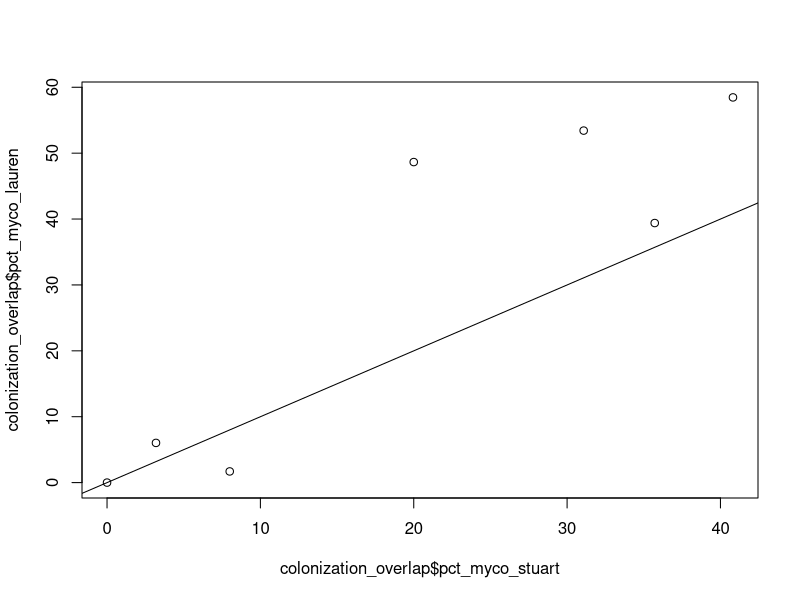
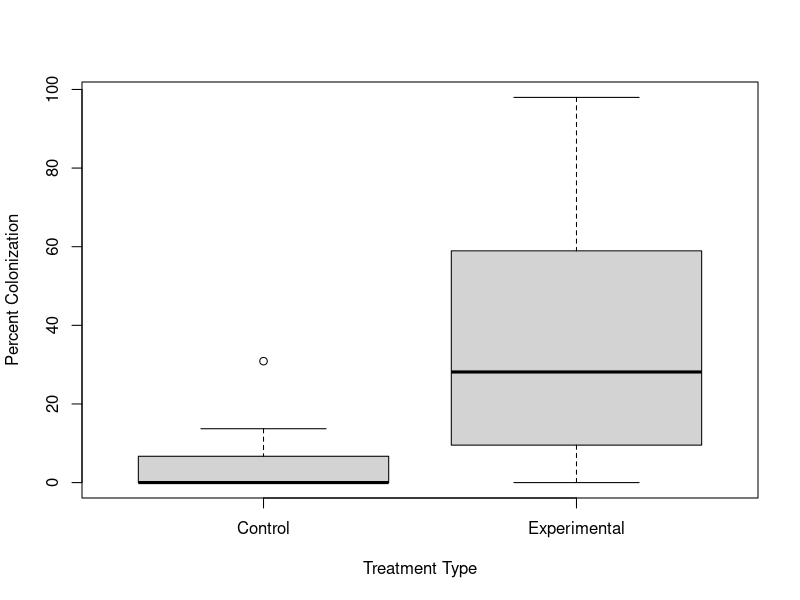
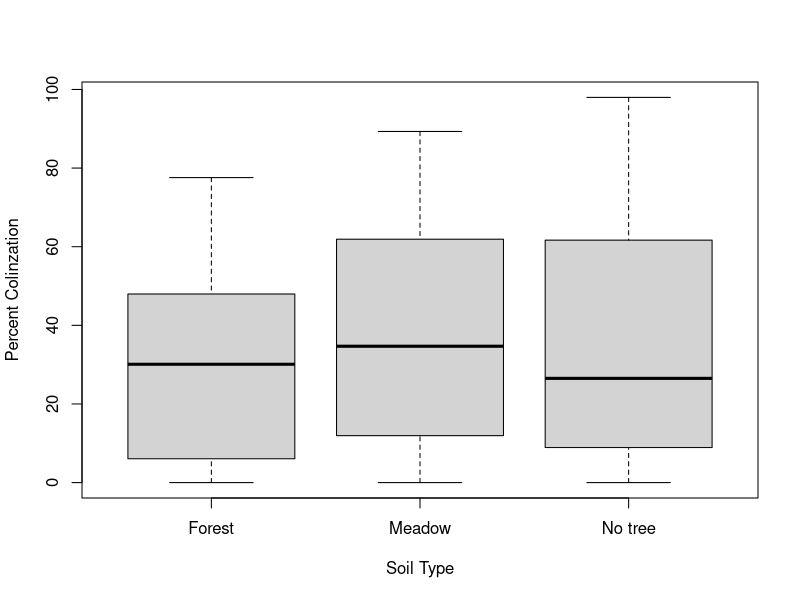
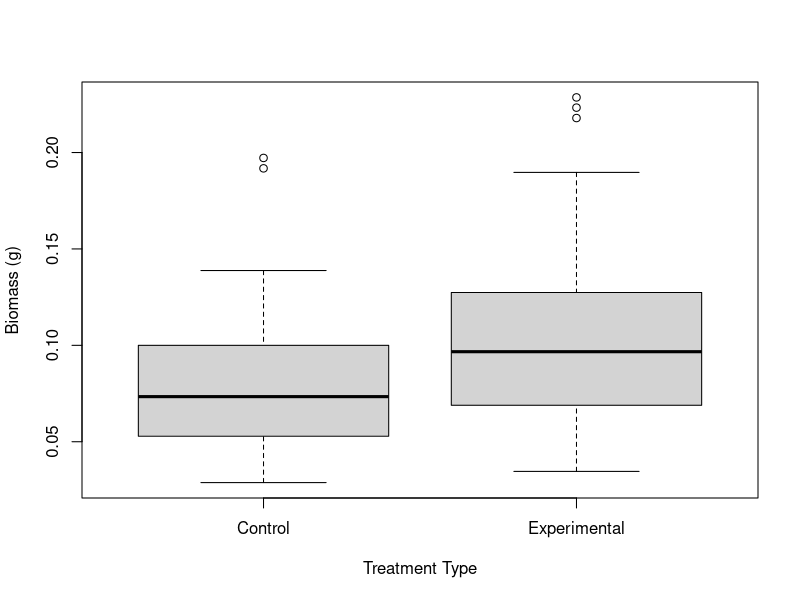
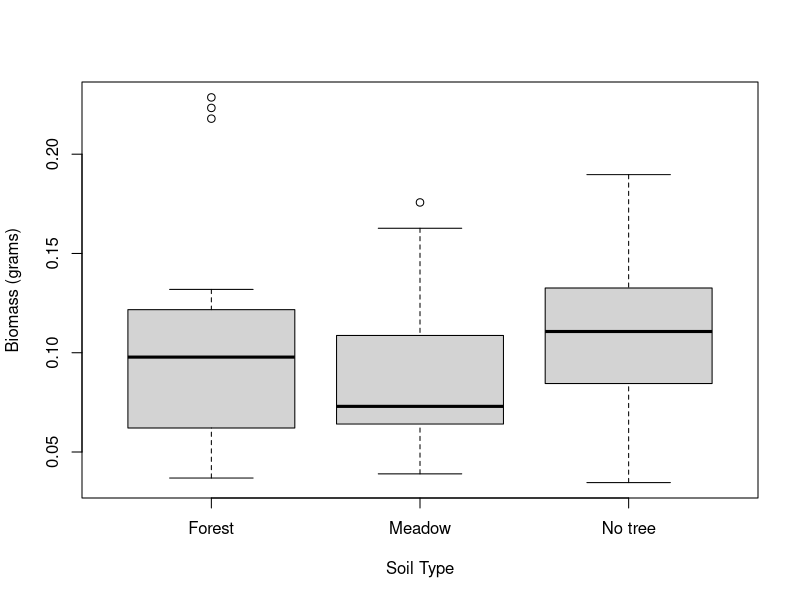
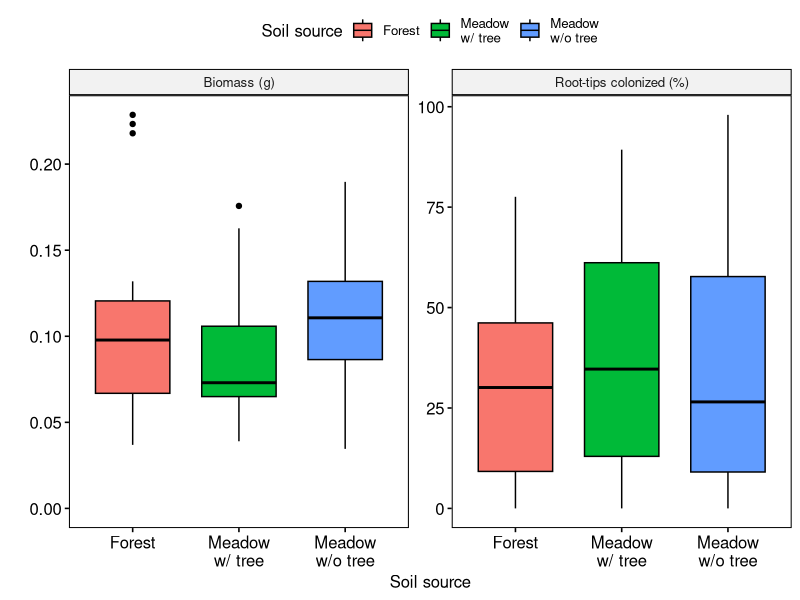

Here is the R script that generated these plots, in order:
###############################
# bioassay_analyses_nongentic #
###############################

# This script creates and interprets the generalized mixed effects models 
# of colonization 

# Load required packages
library(dplyr)
library(lme4)
library(ggplot2)
library(ggpubr)

#===========
# Load Data
#============

# Load percent colonization data
colonization <- read.csv("Data/bioassay/raw_data/pct_colonization_bioassay.csv")

# Load biomass data
biomass <- read.csv("Data/bioassay/raw_data/biomass.csv")

# Load treatment data
treatment <- read.csv("Data/bioassay/raw_data/treatment_bioassay.csv")

#============================================
# Format Data to Verify Colonization Results
#============================================

# Extract rows containing colonization results from both Lauren and Stuart in order to verify 
# colonization accuracy 
colonization_overlap <- colonization[c(1,18,44,55,56,57,64), c("num_myco_stuart", "num_nonmyco_stuart", "num_myco_lauren", "num_nonmyco_lauren")] 

# Add a column of the sum of root tips for Stuart and Lauren using rowSums
colonization_overlap["sum_stuart"] <- rowSums(colonization_overlap[,1:2]) 
colonization_overlap["sum_lauren"] <- rowSums(colonization_overlap[,3:4])

# Create a column for percent colonization of mycorrhizae with Stuart's results
colonization_overlap["pct_myco_stuart"] <- colonization_overlap[,1]/colonization_overlap[,5] *100

# Create a column for percent colonization of mycorrhizae with Lauren's results
colonization_overlap["pct_myco_lauren"] <- colonization_overlap[,3]/colonization_overlap[,6] *100

#==============
# Explore Data
#==============

# Test for significant difference and correlation between the two groups of results
t.test(x = colonization_overlap$pct_myco_stuart, y = colonization_overlap$pct_myco_lauren, paired = TRUE)
cor.test(x = colonization_overlap$pct_myco_stuart, y = colonization_overlap$pct_myco_lauren)

# Plot data
plot(x = colonization_overlap$pct_myco_stuart, y = colonization_overlap$pct_myco_lauren)
abline(a = 0, b = 1)

#=======================
# Format Treatment Data
#=======================

col_treat <- colonization %>% left_join(treatment)#, by = seedling_id)

# Add a column of the sum of root tips for Stuart 
col_treat["sum_stuart"] <- rowSums(col_treat[,3:4])

# Create a column for percent colonization of mycorrhizae
col_treat["pct_myco_stuart"] <- col_treat$num_myco_stuart / col_treat$sum_stuart *100

#==============
# Explore Data
#==============

# Run a linear regression model of percent colonization by treatment type
control_test <- lm(pct_myco_stuart~treatment, data = col_treat)
summary(control_test)

# Plot data
boxplot(pct_myco_stuart ~ treatment, data = col_treat, xlab = "Treatment Type", ylab = "Percent Colonization")

#==================================
# Filter by Experimental Treatment
#==================================

exp_only <- col_treat %>% 
  filter(treatment == "Experimental") 

# Run a linear regression model of percent colonization by soil type
exp_test <- lm(pct_myco_stuart~soil_type, data = exp_only)
summary(exp_test)

# Plot Data
boxplot(pct_myco_stuart ~ soil_type, data = exp_only, ylab ="Percent Colinzation", xlab = "Soil Type")

# Check the mean for each soil type
tapply(exp_only$pct_myco_stuart, exp_only$soil_type, FUN = mean)

# Create linear mixed effects models of pct colonization by soil type
fix1 <- lmer(pct_myco_stuart ~ soil_type + (1 | pair_id), REML = FALSE, data = exp_only)
summary(fix1)
fix2 <- lmer(pct_myco_stuart ~ (1 | pair_id), REML = FALSE, data = exp_only)
summary(fix2)

# Compare both models (fix1 and fix2) using likelihood ration test
anova(fix1, fix2)

#=========================================
# Explore Biomass Data Between Soil Types
#=========================================

#============
#Format Data
#============

# Join biomass data with colonization data 
col_biomass <- col_treat %>% left_join(biomass)#, by = seedling_id)

# Filter out experimental treatment data
exp_biomass_only <- col_biomass %>%
  filter(treatment == "Experimental")

#==============
# Explore Data
#==============

# Run a linear regression model of biomass by treatment type
biomass_control_test <- lm(biomass_g~treatment, data = col_biomass)
summary(biomass_control_test)

# Plot data
boxplot(biomass_g ~ treatment, data = col_biomass, xlab = "Treatment Type", ylab = "Biomass (g)")

# Run a linear regression model of biomass by soil type
biomass_test <- lm(biomass_g~soil_type, data = exp_biomass_only)
summary(biomass_test)

#Plot Data
boxplot(biomass_g ~ soil_type, data = exp_biomass_only, xlab = "Soil Type", ylab = "Biomass (grams)")

# Create linear mixed effects models of biomass by soil type
fix3 <- lmer(biomass_g ~ soil_type + (1 | pair_id), REML = FALSE, data = exp_biomass_only)
summary(fix3)
fix4 <- lmer(biomass_g ~ (1 | pair_id), REML = FALSE, data = exp_biomass_only)
summary(fix4)

# Compare both models (fix1 and fix2) using likelihood ration test
anova(fix3, fix4)

#==============================
# Creating plots for manuscript
#==============================

# Format data
plot_data <- exp_only %>%
  select(soil_type, pct_myco_stuart) %>%
  mutate(variable = "Root-tips colonized (%)") %>%
  rename(value = pct_myco_stuart) %>%
  bind_rows(exp_biomass_only %>%
              select(soil_type, biomass_g) %>%
              mutate(variable = "Biomass (g)") %>%
              rename(value = biomass_g)) %>%
  mutate(soil_type = case_when(soil_type == "Meadow" ~ "Meadow\nw/ tree",
                               soil_type == "No tree" ~ "Meadow\nw/o tree",
                               TRUE ~ soil_type)) %>%
  rename("Soil source" = soil_type)

# Initiate plot saving
jpeg(filename = "Figures/bioassay_analysis.jpg",
     type = "cairo",
     units = "px",
     width = 4000,
     height = 2500,
     pointsize = 12,
     res = 500)

# Create plot
ggboxplot(plot_data, x = "Soil source", y = "value",
          fill = "Soil source", facet.by = "variable",
          scales = "free_y", ylab = "") +
  expand_limits(y = 0)

# Save plot
dev.off()
